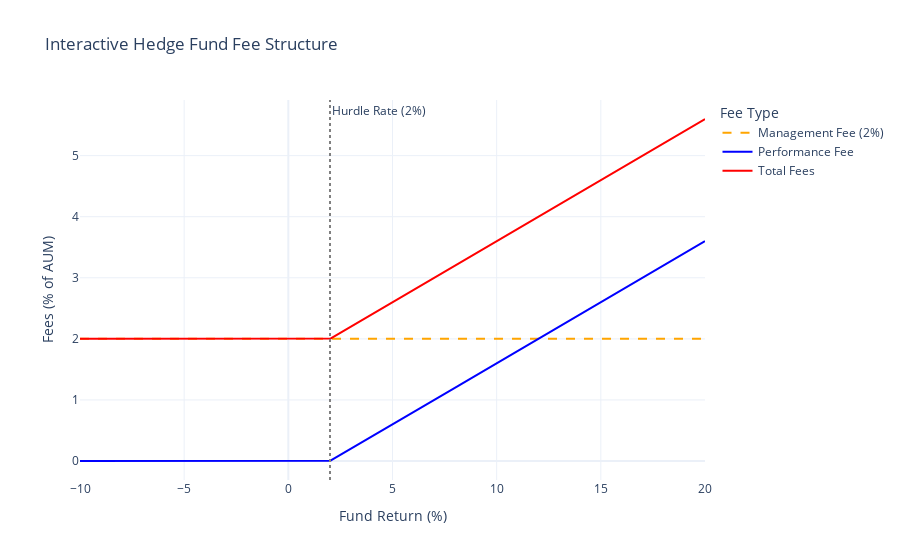

The notebook cell this image was saved under:
### Code cell
import numpy as np
import plotly.graph_objects as go

# Define the range of returns
returns = np.linspace(-0.1, 0.2, 500)

# Fee structure parameters
management_fee = 0.02
hurdle_rate = 0.02
performance_rate = 0.20

# Calculate fees
performance_fee = np.where(returns > hurdle_rate, performance_rate * (returns - hurdle_rate), 0)
total_fees = management_fee + performance_fee

# Create interactive plot
fig = go.Figure()

fig.add_trace(go.Scatter(
    x=returns * 100,
    y=management_fee * np.ones_like(returns) * 100,
    mode='lines',
    name='Management Fee (2%)',
    line=dict(dash='dash', color='orange')
))

fig.add_trace(go.Scatter(
    x=returns * 100,
    y=performance_fee * 100,
    mode='lines',
    name='Performance Fee',
    line=dict(color='blue')
))

fig.add_trace(go.Scatter(
    x=returns * 100,
    y=total_fees * 100,
    mode='lines',
    name='Total Fees',
    line=dict(color='red')
))

fig.add_vline(
    x=hurdle_rate * 100,
    line=dict(color='gray', dash='dot'),
    annotation_text='Hurdle Rate (2%)',
    annotation_position='top right'
)

fig.update_layout(
    title="Interactive Hedge Fund Fee Structure",
    xaxis_title="Fund Return (%)",
    yaxis_title="Fees (% of AUM)",
    legend_title="Fee Type",
    template="plotly_white"
)

fig.show()

### Figure 1 — Plotly figure (JSON) as saved in the notebook; plotly's stock layout.template omitted (floating-point values rounded to 4 significant figures; data arrays with more than 128 entries replaced by an {"elided": "..."} marker saying what was removed)
{"data": [{"line": {"color": "orange", "dash": "dash"}, "mode": "lines", "name": "Management Fee (2%)", "type": "scatter", "x": {"elided": "500 float values"}, "y": {"elided": "500 float values"}}, {"line": {"color": "blue"}, "mode": "lines", "name": "Performance Fee", "type": "scatter", "x": {"elided": "500 float values"}, "y": {"elided": "500 float values"}}, {"line": {"color": "red"}, "mode": "lines", "name": "Total Fees", "type": "scatter", "x": {"elided": "500 float values"}, "y": {"elided": "500 float values"}}], "layout": {"annotations": [{"showarrow": false, "text": "Hurdle Rate (2%)", "x": 2, "xanchor": "left", "xref": "x", "y": 1, "yanchor": "top", "yref": "y domain"}], "legend": {"title": {"text": "Fee Type"}}, "shapes": [{"line": {"color": "gray", "dash": "dot"}, "type": "line", "x0": 2, "x1": 2, "xref": "x", "y0": 0, "y1": 1, "yref": "y domain"}], "title": {"text": "Interactive Hedge Fund Fee Structure"}, "xaxis": {"title": {"text": "Fund Return (%)"}}, "yaxis": {"title": {"text": "Fees (% of AUM)"}}}}
